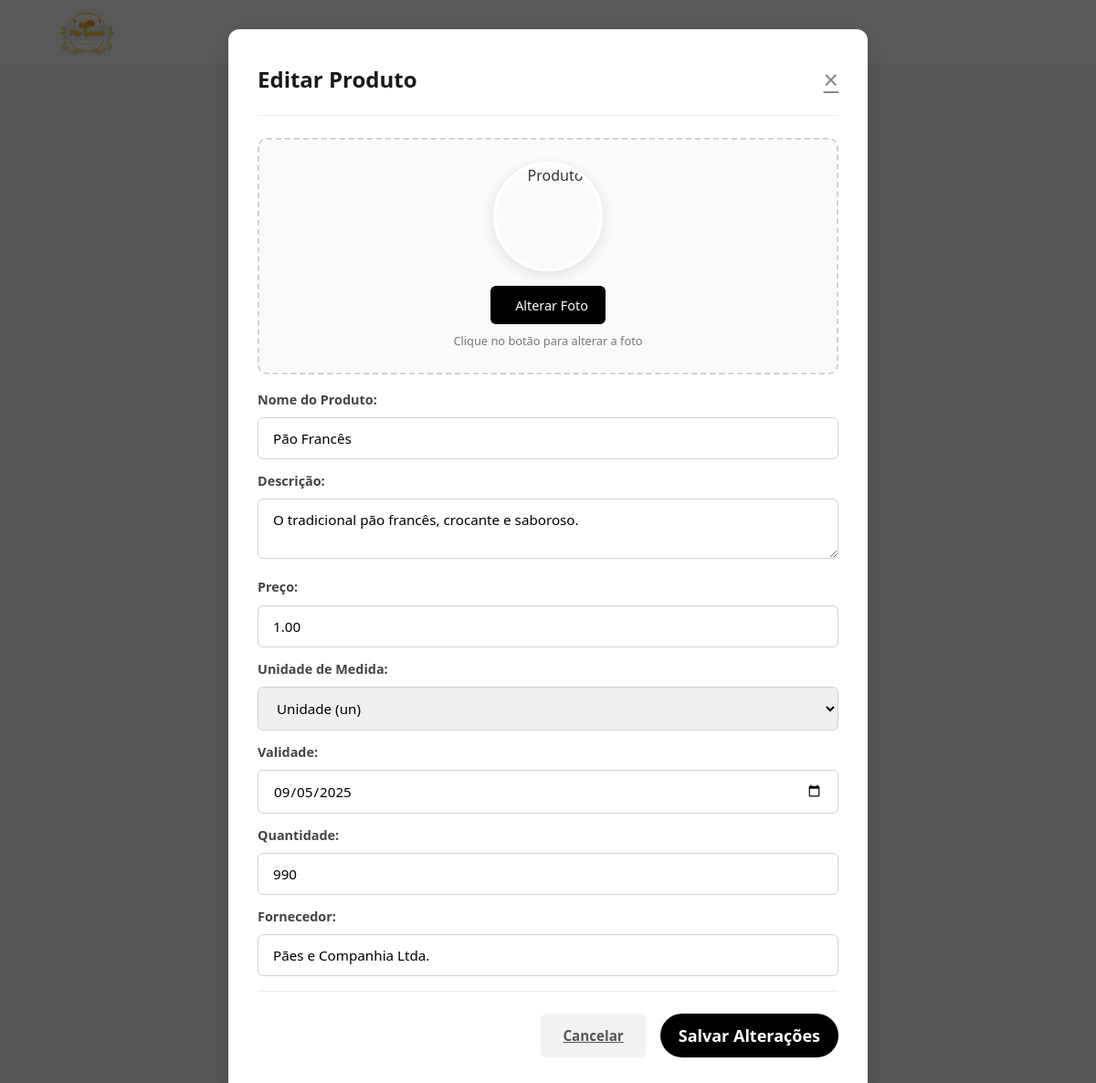
The page /alteracoes/Alterar_Produto.php?id=22 on the database as committed earlier.
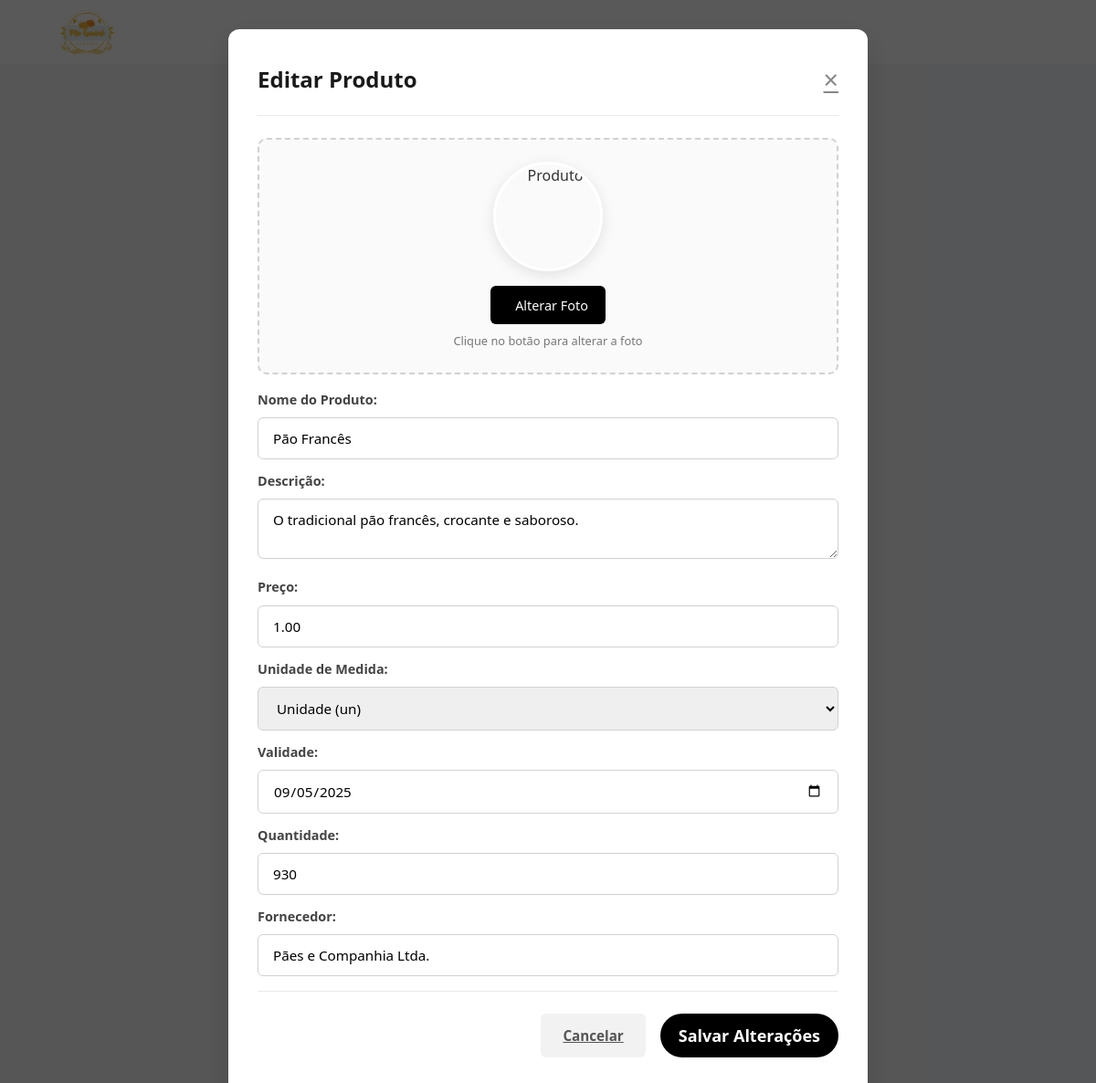
The same page on the database as committed later.
### tables this page shows
CREATE TABLE `produto` (
  `id_produto` int(11) NOT NULL,
  `id_fornecedor` int(11) NOT NULL,
  `nome_produto` varchar(80) DEFAULT NULL,
  `descricao` varchar(150) DEFAULT NULL,
  `preco` decimal(10,2) DEFAULT NULL,
  `unmedida` char(10) DEFAULT NULL,
  `validade` date DEFAULT NULL,
  `imagem_produto` longblob DEFAULT NULL,
  `quantidade_produto` varchar(255) DEFAULT NULL,
  `ativo` tinyint(1) DEFAULT 1
);

### php/funcoes.php (called while the page is built, shortened)
<?php
require_once 'conexao.php';
?>
<?php
function buscarProdutoPorId($id_produto) {
    global $pdo;
    try {
        $sql = "SELECT p.id_produto, p.nome_produto, p.descricao, p.preco, p.unmedida, p.validade, p.imagem_produto, p.quantidade_produto, f.razao_social FROM produto p  LEFT JOIN fornecedores f ON f.id_fornecedor = f.id_fornecedor  WHERE id_produto  = :id";
        $stmt = $pdo->prepare($sql);
        $stmt->bindParam(':id', $id_produto, PDO::PARAM_INT);
        $stmt->execute();
        return $stmt->fetch(PDO::FETCH_ASSOC);
    } catch (PDOException $e) {
        error_log("Erro ao buscar produto: " . $e->getMessage());
        return null;
    }
}
?>

### alteracoes/Alterar_Produto.php (the view, shortened to what this page needs)
<?php
require_once '../php/funcoes.php';
$id_produto = isset($_GET['id']) ? intval($_GET['id']) : 0;
$produto = null;
if($id_produto > 0) {
    $produto = buscarProdutoPorId($id_produto);
}
?>
<!DOCTYPE html>
<html lang="PT-BR">
<head>
    <link rel="stylesheet" href="../css/styles.css">
    <link rel="stylesheet" href="../css/alterar.css">
    <link href="https://cdn.jsdelivr.net/npm/remixicon@3.5.0/fonts/remixicon.css" rel="stylesheet">
</head>
<body>
<header>
    <img src="../img/logo.png" alt="Logo">
</header>
<div class="modal-editar">
    <div class="modal-editar__container">
        <div class="modal-editar__header">
            <h2 class="modal-editar__titulo">Editar Produto</h2>
            <a href="../html_listas/lista_de_produto.php" class="modal-editar__fechar">&times;</a>
        </div>
        <form id="formulario-editar-produto" class="formulario" action="../php/alterar_produto.php" method="POST" enctype="multipart/form-data">
        <div class="grupo-formulario grupo-formulario--completo">
            <div class="container-foto">
                <img src="../php/mostrar_imagem.php?id=<?= $produto['id_produto'] ?>"
                    alt="Produto"
                    class="previsualizacao-foto"
                     id="foto_produto_preview">
                <label for="foto_produto" class="rotulo-foto">
                <i class="ri-camera-line"></i> Alterar Foto
            </label>
            <p class="instrucoes-foto">Clique no botão para alterar a foto</p>
            </div>
            <div class="grupo-formulario">
                <label for="nome_produto" class="rotulo-formulario">Nome do Produto:</label>
                <input type="text" name="nome_produto" id="nome_produto" class="entrada-formulario" value="<?= htmlspecialchars($produto['nome_produto']) ?>" >
            </div>
            <div class="grupo-formulario">
                <label for="descricao" class="rotulo-formulario">Descrição:</label>
                <textarea name="descricao" id="descricao" class="entrada-formulario" ><?= htmlspecialchars($produto['descricao']) ?></textarea>
            </div>
            <div class="grupo-formulario">
                <label for="preco" class="rotulo-formulario">Preço:</label>
                <input type="text" name="preco" id="preco" class="entrada-formulario" placeholder="R$ 0,00"  value="<?= htmlspecialchars($produto['preco']) ?>">
            </div>
            <div class="grupo-formulario">
                <label for="unmedida" class="rotulo-formulario">Unidade de Medida:</label>
                <select name="unmedida" id="unmedida" class="entrada-formulario" >
                    <option value="un" <?= ($produto['unmedida'] ?? '') === 'un' ? 'selected' : '' ?>>Unidade (un)</option>
                </select>
            </div>
            <div class="grupo-formulario">
                <label for="validade" class="rotulo-formulario">Validade:</label>
                <input type="date" name="validade" id="validade" class="entrada-formulario" value="<?= htmlspecialchars($produto['validade']) ?>" />
            </div>
            <div class="grupo-formulario">
                <label for="quantidade_produto" class="rotulo-formulario">Quantidade:</label>
                <input type="number" name="quantidade_produto" id="quantidade_produto" class="entrada-formulario" value="<?= htmlspecialchars($produto['quantidade_produto']) ?>" />
            </div>
            <div class="grupo-formulario">
                <label for="razao_social" class="rotulo-formulario">Fornecedor:</label>
                <input type="text" name="razao_social" id="razao_social" class="entrada-formulario" value="<?= htmlspecialchars($produto['razao_social']) ?>" />
            </div>
            <div class="acoes-formulario">
                <a href="../html_listas/lista_de_produto.php" class="botao botao--secundario">Cancelar</a>
                <button type="submit" class="botao botao--primario">Salvar Alterações</button>
            </div>
        </form>
    </div>
</div>
</body>
</html>

Rows that differ between the two databases and show on the page:
changed produto "Pão Francês": quantidade_produto "990" → "930"
